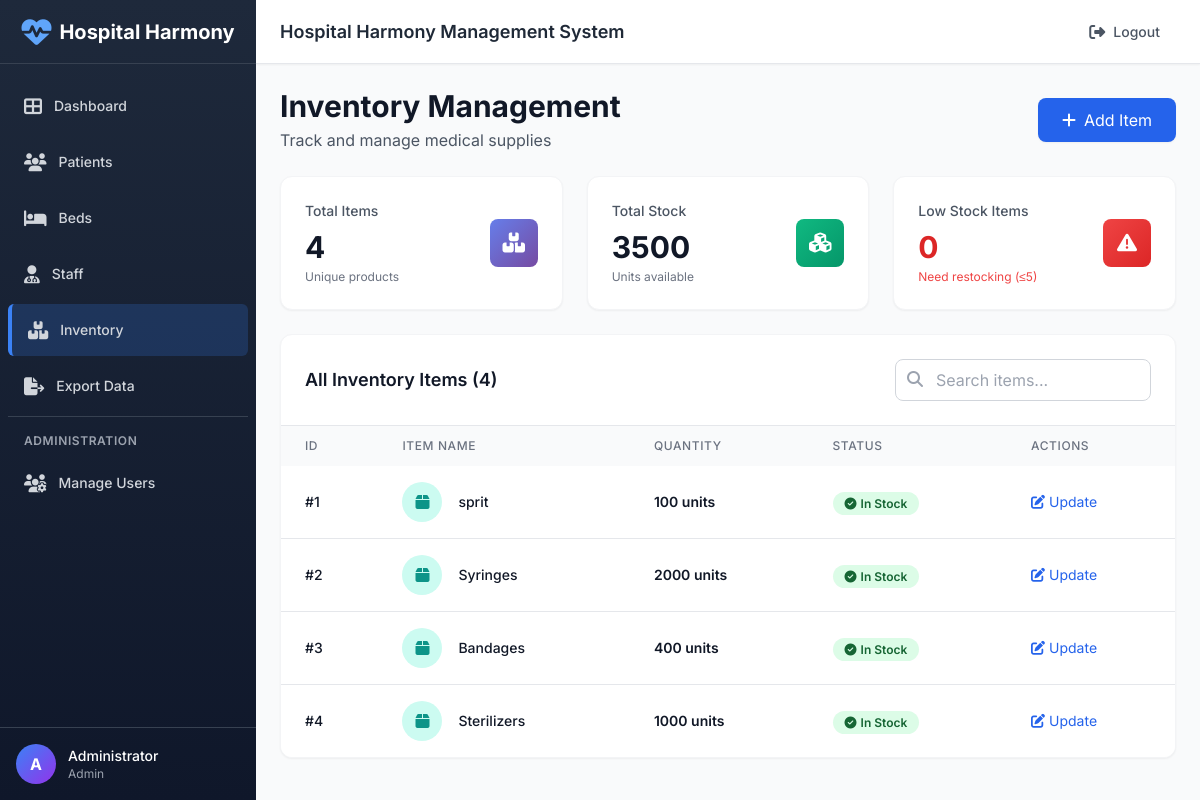
The page /inventory (signed in) on the database its author committed.
### tables this page shows
CREATE TABLE inventory (
    id INTEGER PRIMARY KEY AUTOINCREMENT,
    name TEXT NOT NULL,
    quantity INTEGER DEFAULT 0
);

### app.py (the view)
@app.route('/inventory')
@login_required
@role_required('inventory')
def inventory():
    db = get_db(); cur = db.cursor()
    cur.execute('SELECT * FROM inventory')
    rows = cur.fetchall()
    low_items = [r for r in rows if (r['quantity'] or 0) <= 5]
    if low_items:
        flash(f"{len(low_items)} item(s) low in stock (≤5).", 'danger')
    return render_template('inventory.html', items=rows)

### app.py (called while the page is built)
def login_required(f):
    @wraps(f)
    def wrapped(*args, **kwargs):
        if 'user_id' not in session:
            flash('Please login to access this page', 'danger')
            return redirect(url_for('login'))
        return f(*args, **kwargs)
    return wrapped

def role_required(*allowed_permissions):
    def decorator(f):
        @wraps(f)
        def wrapped(*args, **kwargs):
            if 'user_id' not in session:
                flash('Please login to access this page', 'danger')
                return redirect(url_for('login'))
            user_role = session.get('role')
            user_permissions = ROLE_PERMISSIONS.get(user_role, [])
            if not any(perm in user_permissions for perm in allowed_permissions):
                flash('You do not have permission to access this page', 'danger')
                return redirect(url_for('index'))
            return f(*args, **kwargs)
        return wrapped
    return decorator

@app.context_processor
def inject_permissions():
    if 'role' in session:
        return {
            'user_permissions': ROLE_PERMISSIONS.get(session['role'], []),
            'user_role': session.get('role'),
            'user_name': session.get('full_name')
        }
    return {'user_permissions': [], 'user_role': None, 'user_name': None}

### database.py (called while the page is built)
def get_db():
    global _conn
    if _conn is None:
        _conn = sqlite3.connect(DB_PATH, check_same_thread=False)
        _conn.row_factory = sqlite3.Row
    return _conn

### templates/inventory.html (shortened to what this page needs)
{% extends "layout.html" %}
{% block content %}
<div class="flex items-center justify-between mb-6">
    <div>
        <h1 class="text-3xl font-bold text-gray-900">Inventory Management</h1>
        <p class="text-gray-600 mt-1">Track and manage medical supplies</p>
    </div>
    <button onclick="document.getElementById('addModal').classList.remove('hidden')" class="bg-blue-600 hover:bg-blue-700 text-white px-6 py-2.5 rounded-lg flex items-center transition shadow-sm">
        <i class="fas fa-plus mr-2"></i>
        Add Item
    </button>
</div>
<div class="grid grid-cols-1 gap-6 sm:grid-cols-3 mb-6">
    <div class="card-hover bg-white rounded-xl shadow-sm p-6 border border-gray-100">
        <div class="flex items-center justify-between">
            <div>
                <p class="text-sm font-medium text-gray-600">Total Items</p>
                <p class="text-3xl font-bold text-gray-900 mt-2">{{ items|length }}</p>
                <p class="text-xs text-gray-500 mt-1">Unique products</p>
            </div>
            <div class="gradient-primary w-12 h-12 rounded-lg flex items-center justify-center">
                <i class="fas fa-boxes text-white text-xl"></i>
            </div>
        </div>
    </div>
    <div class="card-hover bg-white rounded-xl shadow-sm p-6 border border-gray-100">
        <div class="flex items-center justify-between">
            <div>
                <p class="text-sm font-medium text-gray-600">Total Stock</p>
                <p class="text-3xl font-bold text-gray-900 mt-2">
                    {{ items|sum(attribute='quantity') or 0 }}
                </p>
                <p class="text-xs text-gray-500 mt-1">Units available</p>
            </div>
            <div class="gradient-success w-12 h-12 rounded-lg flex items-center justify-center">
                <i class="fas fa-cubes text-white text-xl"></i>
            </div>
        </div>
    </div>
    <div class="card-hover bg-white rounded-xl shadow-sm p-6 border border-gray-100">
        <div class="flex items-center justify-between">
            <div>
                <p class="text-sm font-medium text-gray-600">Low Stock Items</p>
                <p class="text-3xl font-bold text-red-600 mt-2">
                    {% set low_stock = namespace(count=0) %}
                    {% for item in items %}
                        {% if (item['quantity'] or 0) <= 5 %}
                            {% set low_stock.count = low_stock.count + 1 %}
                        {% endif %}
                    {% endfor %}
                    {{ low_stock.count }}
                </p>
                <p class="text-xs text-red-500 mt-1">Need restocking (≤5)</p>
            </div>
            <div class="gradient-danger w-12 h-12 rounded-lg flex items-center justify-center">
                <i class="fas fa-exclamation-triangle text-white text-xl"></i>
            </div>
        </div>
    </div>
</div>
<div class="bg-white rounded-xl shadow-sm border border-gray-100 overflow-hidden">
    <div class="p-6 border-b border-gray-200">
        <div class="flex items-center justify-between">
            <h3 class="text-lg font-semibold text-gray-900">All Inventory Items ({{ items|length }})</h3>
            <div class="relative w-64">
                <input type="search" id="searchInput" placeholder="Search items..." class="w-full pl-10 pr-4 py-2 border border-gray-300 rounded-lg focus:ring-2 focus:ring-blue-500 focus:border-transparent" onkeyup="searchTable()">
                <i class="fas fa-search absolute left-3 top-3 text-gray-400"></i>
            </div>
        </div>
    </div>
    <div class="overflow-x-auto">
        <table class="w-full" id="inventoryTable">
            <thead class="bg-gray-50">
                <tr>
                    <th class="px-6 py-3 text-left text-xs font-medium text-gray-500 uppercase tracking-wider">ID</th>
                    <th class="px-6 py-3 text-left text-xs font-medium text-gray-500 uppercase tracking-wider">Item Name</th>
                    <th class="px-6 py-3 text-left text-xs font-medium text-gray-500 uppercase tracking-wider">Quantity</th>
                    <th class="px-6 py-3 text-left text-xs font-medium text-gray-500 uppercase tracking-wider">Status</th>
                    <th class="px-6 py-3 text-left text-xs font-medium text-gray-500 uppercase tracking-wider">Actions</th>
                </tr>
            </thead>
            <tbody class="bg-white divide-y divide-gray-200">
                {% if items %}
                    {% for item in items %}
                    <tr class="hover:bg-gray-50 transition {% if (item['quantity'] or 0) <= 5 %}bg-red-50{% endif %}">
                        <td class="px-6 py-4 whitespace-nowrap text-sm font-medium text-gray-900">#{{ item['id'] }}</td>
                        <td class="px-6 py-4 whitespace-nowrap">
                            <div class="flex items-center">
                                <div class="flex-shrink-0 h-10 w-10 bg-teal-100 rounded-full flex items-center justify-center">
                                    <i class="fas fa-box text-teal-600"></i>
                                </div>
                                <div class="ml-4">
                                    <div class="text-sm font-medium text-gray-900">{{ item['name'] }}</div>
                                </div>
                            </div>
                        </td>
                        <td class="px-6 py-4 whitespace-nowrap">
                            <div class="text-sm font-semibold {% if (item['quantity'] or 0) <= 5 %}text-red-600{% else %}text-gray-900{% endif %}">
                                {{ item['quantity'] or 0 }} units
                            </div>
                        </td>
                        <td class="px-6 py-4 whitespace-nowrap">
                            {% if (item['quantity'] or 0) <= 5 %}
                                <span class="px-3 py-1 text-xs font-semibold rounded-full bg-red-100 text-red-800">
                                    <i class="fas fa-exclamation-circle mr-1"></i>Low Stock
                                </span>
                            {% elif (item['quantity'] or 0) <= 20 %}
                                <span class="px-3 py-1 text-xs font-semibold rounded-full bg-yellow-100 text-yellow-800">
                                    <i class="fas fa-info-circle mr-1"></i>Running Low
                                </span>
                            {% else %}
                                <span class="px-3 py-1 text-xs font-semibold rounded-full bg-green-100 text-green-800">
                                    <i class="fas fa-check-circle mr-1"></i>In Stock
                                </span>
                            {% endif %}
                        </td>
                        <td class="px-6 py-4 whitespace-nowrap text-sm">
                            <button onclick="updateQuantity({{ item['id'] }}, '{{ item['name'] }}', {{ item['quantity'] or 0 }})" class="text-blue-600 hover:text-blue-800 transition">
                                <i class="fas fa-edit mr-1"></i>Update
                            </button>
                        </td>
                    </tr>
                    {% endfor %}
                {% endif %}
            </tbody>
        </table>
    </div>
</div>
{% endblock %}

### templates/layout.html (style rules this page uses)
* { font-family: 'Inter', sans-serif; }
.card-hover { transition: all 0.3s ease; }
.gradient-primary { background: linear-gradient(135deg, #667eea 0%, #764ba2 100%); }
.gradient-success { background: linear-gradient(135deg, #10b981 0%, #059669 100%); }
.gradient-danger { background: linear-gradient(135deg, #ef4444 0%, #dc2626 100%); }

### rows shown on the page
inventory: id "1", name "sprit", quantity "100", shows "In Stock"
inventory: id "2", name "Syringes", quantity "2000", shows "In Stock"
inventory: id "3", name "Bandages", quantity "400", shows "In Stock"
inventory: id "4", name "Sterilizers", quantity "1000", shows "In Stock"

### other values the page prints
{{ user_name[0] if user_name else 'U' }} "A"
{{ user_name }} "Administrator"
{{ user_role }} "Admin"
{{ items|length }} "4"
{{ items|sum(attribute='quantity') or 0 }} "3500"
{{ low_stock.count }} "0"
